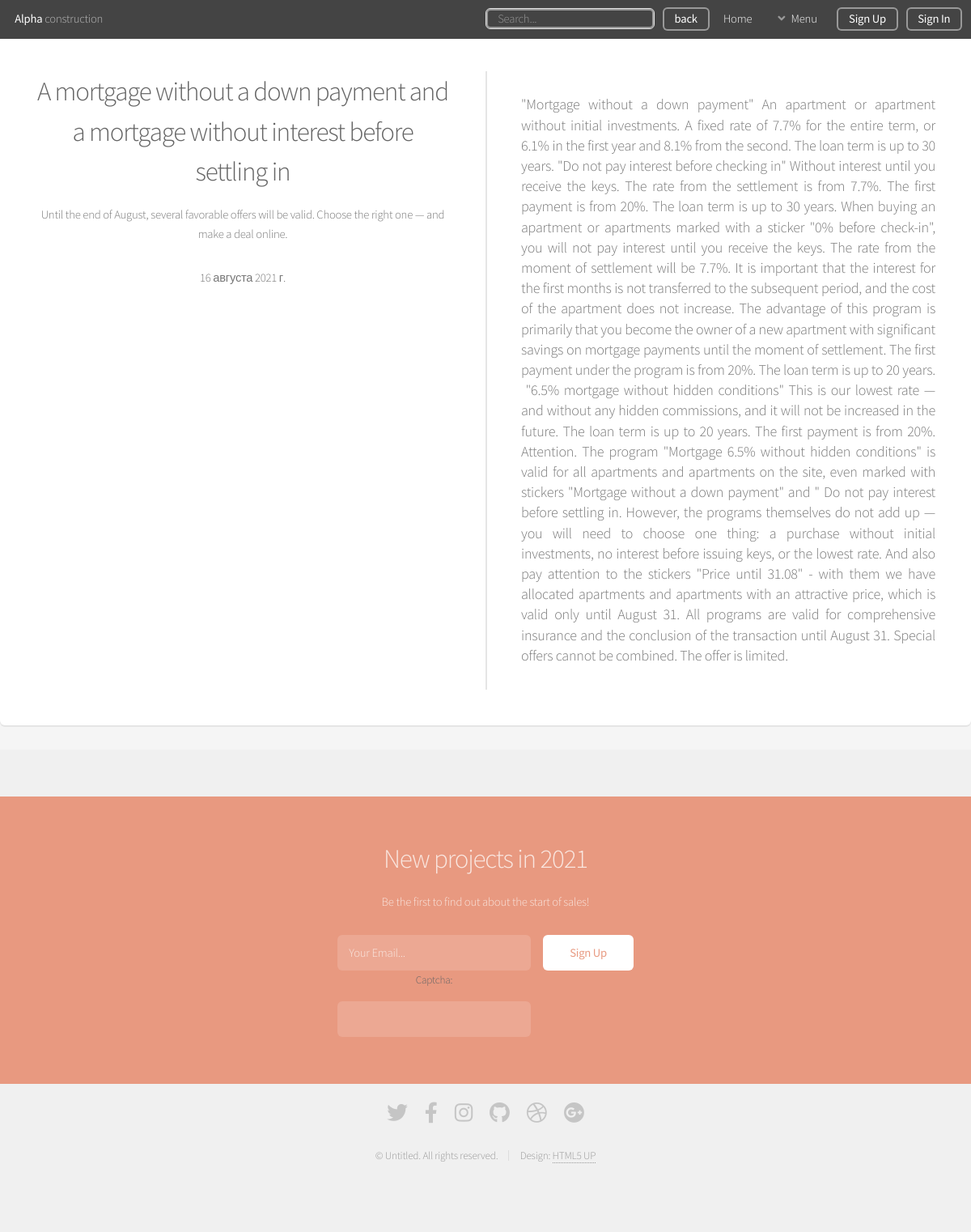
Page /projects/news/1/ on the committed database.
### home/models.py (models this page shows, shortened)
class DistrictsNews(models.Model):
    title = models.CharField(max_length=100)
    anons = models.CharField(max_length=200)
    text = models.TextField()
    image = models.ImageField(upload_to='districts_news/', null=True, blank=True)
    date = models.DateField(null=True)
    districts = models.ForeignKey('Districts',
                                  verbose_name='Район',
                                  on_delete=models.CASCADE,
                                  null=True)
    class Meta:
        verbose_name = 'Новости'
        verbose_name_plural = 'Новости'

### projects/views.py (the view)
# urls.py: path('news/<int:pk>/', views.DistrictNews.as_view(), name='dist_news'),
class DistrictNews(DetailView, Cat):
    model = DistrictsNews
    template_name = 'districts/dist.html'
    context_object_name = 'dist_news'

### contact/templatetags/contact_tags.py (called while the page is built)
@register.inclusion_tag('contact/tags/forms.html')
def contact_form():
    return {'contact_form': ContactForm}

### projects/views.py (called while the page is built)
    def get_category(self):
        return Category.objects.all()

### templates/districts/dist.html (shortened to what this page needs)
<!DOCTYPE HTML>
{% load static %}
<html>
<head>
  <link rel="stylesheet" href="{% static 'css/main.css' %}">
  <link rel="stylesheet" href="{% static 'css/fontawesome-all.min.css' %}">
</head>
<body class="is-preload">
<div id="page-wrapper">
  {% include 'include/header_2.html' %}
  {% block main %}
  <section class="box special features">
    <div class="features-row">
      <section>
        <h2>{{dist_news.title}}</h2>
        <p>{{dist_news.anons}}</p>
        <p>{{dist_news.date}}</p>
      </section>
      <section>
        <p>{{dist_news.text|safe}}</p>
      </section>
    </div>
  </section>
  {% endblock %}
</div>
{% include 'include/footer.html' %}
</body>
</html>

### static/css/main.css (style rules this page uses)
html, body, div, span, applet, object, iframe, h1, h2, h3, h4, h5, h6, p, blockquote, pre, a, abbr, acronym, address, big, cite, code, del, dfn, em, img, ins, kbd, q, s, samp, small, strike, strong, sub, sup, tt, var, b, u, i, center, dl, dt, dd, ol, ul, li, fieldset, form, label, legend, table, caption, tbody, tfoot, thead, tr, th, td, article, aside, canvas, details, embed, figure, figcaption, footer, header, hgroup, menu, nav, output, ruby, section, summary, time, mark, audio, video { margin: 0; padding: 0; border: 0; font-size: 100%; font: inherit; vertical-align: baseline; }
article, aside, details, figcaption, figure, footer, header, hgroup, menu, nav, section { display: block; }
body { line-height: 1; }
body { -webkit-text-size-adjust: none; }
input, select, textarea { -moz-appearance: none; -webkit-appearance: none; -ms-appearance: none; appearance: none; }
body { -ms-overflow-style: scrollbar; }
html { box-sizing: border-box; }
*, *:before, *:after { box-sizing: inherit; }
body { background: #f5f5f5; }
body, input, select, textarea { color: #777; font-family: "Source Sans Pro", sans-serif; font-size: 16pt; font-weight: 300; line-height: 1.65em; letter-spacing: -0.015em; }
p { margin: 0 0 2em 0; }
h1, h2, h3, h4, h5, h6 { color: #646464; font-weight: 300; line-height: 1em; margin: 0 0 0.5em 0; }
h2 { font-size: 2.25em; line-height: 1.5em; letter-spacing: -0.035em; }
.row.gtr-uniform > * > :last-child { margin-bottom: 0; }
@media screen and (max-width: 1680px) { .row.gtr-uniform > * > :last-child { margin-bottom: 0; } }
@media screen and (max-width: 1280px) { .row.gtr-uniform > * > :last-child { margin-bottom: 0; } }
section.special, article.special { text-align: center; }
label { color: #646464; display: block; font-size: 0.9em; font-weight: 300; margin: 0 0 1em 0; }
input[type="text"], input[type="date"], input[type="password"], input[type="email"], input[type="search"], select, textarea { -moz-appearance: none; -webkit-appearance: none; -ms-appearance: none; appearance: none; background-color: #f8f8f8; border-radius: 6px; border: solid 1px #e5e5e5; color: inherit; display: block; outline: 0; padding: 0 1em; text-decoration: none; width: 100%; }
input[type="text"]:invalid, input[type="date"]:invalid, input[type="search"]:invalid, input[type="password"]:invalid, input[type="email"]:invalid, select:invalid, textarea:invalid { box-shadow: none; }
input[type="text"], input[type="date"], input[type="password"], input[type="email"], select { height: 3em; }
.box { background: #fff; border-radius: 6px; box-shadow: 0 2px 0 0 #e5e5e5; margin: 0 0 2em 0; padding: 3em; }
.box > :last-child { margin-bottom: 0; }
.box.features .features-row { border-top: solid 2px #e5e5e5; position: relative; }
.box.features .features-row:after { clear: both; content: ''; display: block; }
.box.features .features-row section { float: left; padding: 3em; width: 50%; }
.box.features .features-row section :last-child { margin-bottom: 0; }
.box.features .features-row section:nth-child(2n) { padding-right: 0; }
.box.features .features-row section:nth-child(2n):before { background: #e5e5e5; content: ''; display: block; height: 100%; margin-left: -3em; position: absolute; top: 0; width: 2px; }
.box.features .features-row section:nth-child(2n-1) { padding-left: 0; }
.box.features .features-row:first-child { border-top: 0; }
.box.features .features-row:first-child section { padding-top: 0; }
.box.features .features-row:last-child { padding-bottom: 0; }
.box.features .features-row:last-child section { padding-bottom: 0; }
.box.special { text-align: center; }
#page-wrapper { padding-top: 3em; }
#cta input[type="text"], #cta input[type="search"], #cta input[type="password"], #cta input[type="email"], #cta select, #cta textarea { color: #ffffff; background: rgba(255, 255, 255, 0.15); border: 0; }
@media screen and (max-width: 1680px) { body, input, select, textarea { font-size: 13pt; } }
@media screen and (max-width: 1280px) { body, input, select, textarea { font-size: 11pt; } }

### rows in the picture
DistrictsNews: title "A mortgage without a down payment and a mortgage without interest before settling in", anons "Until the end of August, several favorable offers will be valid. Choose the right one — and make a deal online.", date "16 августа 2021 г.", text "\"Mortgage without a down payment\" An apartment or apartment without initial investments. A fixed rate of 7.7% for the entire term, or 6.1% in the first year and 8.1% from the second. The loan term is up to 30 years. \"Do not pay interest before checking in\" Without interest until you receive the keys. The rate from the settlement is from 7.7%. The first payment is from 20%. The loan term is up to 30 years. When buying an apartment or apartments marked with a sticker \"0% before check-in\", you will not pay interest until you receive the keys. The rate from the moment of settlement will be 7.7%. It is important that the interest for the first months is not transferred to the subsequent period,…"
